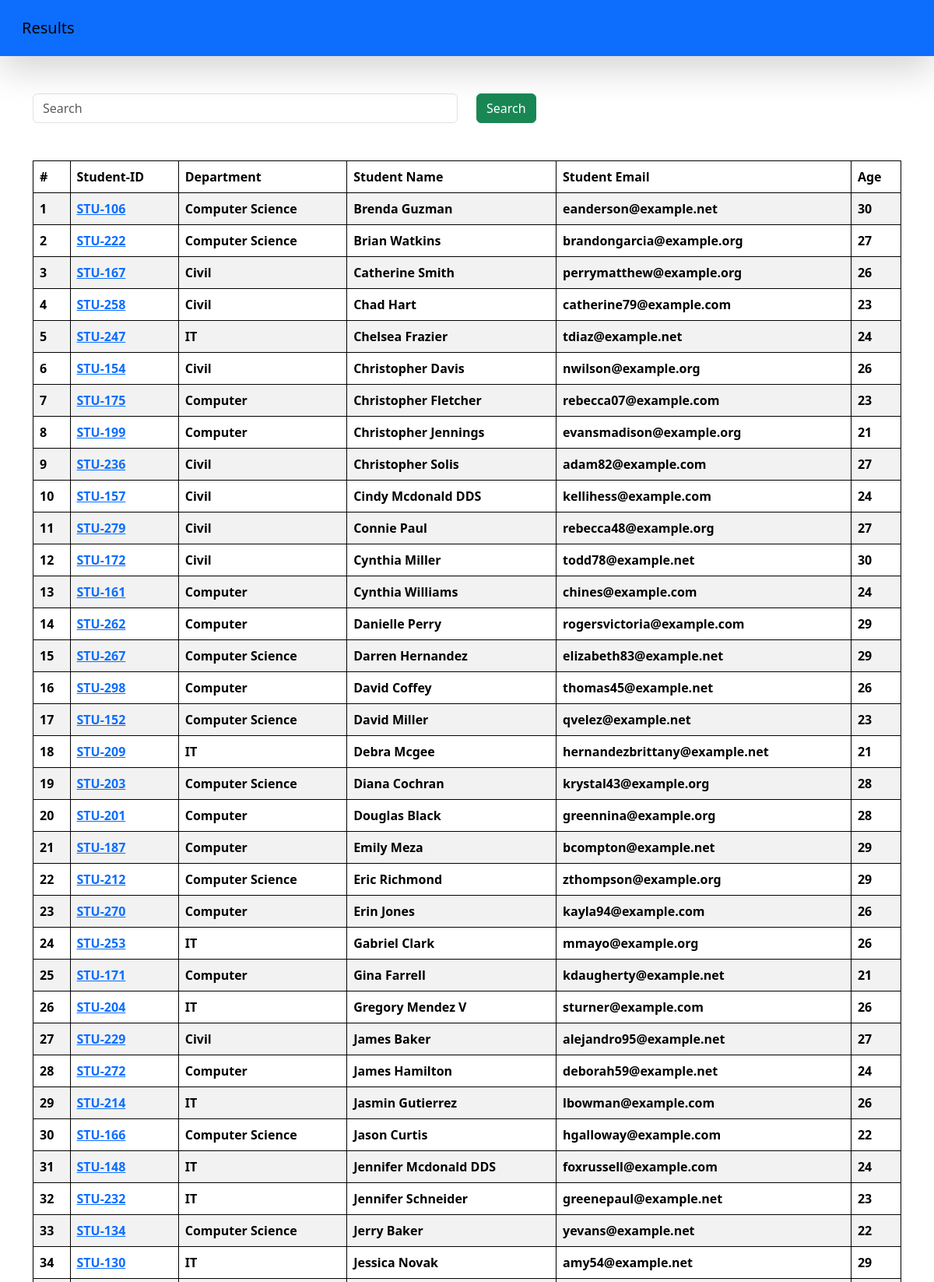
The page /students/ (upper part) on the database its author committed.
### reportcard/models.py (models this page shows, shortened)
class Student(models.Model):
    department = models.ForeignKey(Department,related_name="depart",on_delete=models.CASCADE)
    student_id = models.OneToOneField(StudentID,related_name="studentid",on_delete=models.CASCADE)
    student_name = models.CharField(max_length=100)
    student_email = models.CharField(max_length=100)
    student_age = models.IntegerField(default=18)
    student_address = models.TextField()
    is_deleted = models.BooleanField(default= False)
    objects = StudentManager()
    admin_objects = models.Manager()
    class Meta:
        ordering = ['student_name']
        verbose_name = "student"

class StudentID(models.Model):
    student_id = models.CharField(max_length=100)
    def __str__(self) -> str:
        return self.student_id
    class Meta:
        ordering = ['student_id']

class Department(models.Model):
    department = models.CharField(max_length=100)
    def __str__(self) -> str:
        return self.department
    class Meta:
        ordering = ['department']

### reportcard/views.py (the view, shortened to what this page needs)
# urls.py: path('students/',get_student,name="get_student"),
def get_student(request):
    queryset = Student.objects.all()
    paginator = Paginator(queryset,50) #50 Records on 1 page
    page_number = request.GET.get('page',1)
    page_obj = paginator.get_page(page_number)
    return render(request,'reportcard/students.html',{'queryset' : page_obj})

### reportcard/models.py (called while the page is built)
    def get_queryset(self):
        return super().get_queryset().filter(is_deleted = False)

### reportcard/templates/reportcard/students.html (shortened to what this page needs)
{% extends "reportcard/base.html" %}
{% block start %}
    <div class="container mt-5">
        <form>
            <div class="row mb-5">
                <div class="col md-6">
                    <input class="form-control col-6" type="text" name="search" placeholder="Search">
                </div>
                <div class="col md-6">
                    <button class="btn btn-success">Search</button>
                </div>
            </div>
        </form>
        <table class="table table-striped">
            <thead>
                <tr>
                    <th scope="col">#</th>
                    <th scope="col">Student-ID</th>
                    <th scope="col">Department </th>
                    <th scope="col">Student Name</th>
                    <th scope="col">Student Email</th>
                    <th scope="col">Age</th>
                </tr>
            </thead>
            <tbody>
                {% for student in queryset %}
                    <tr>
                        <th scope="row"> {{ forloop.counter }} </th>
                        <th>
                            <a href="{% url 'get_result' student.student_id %}">
                                {{student.student_id}}
                            </a>
                        </th>
                        <th scope="row"> {{student.department}} </th>
                        <th scope="row"> {{student.student_name }} </th>
                        <th scope="row"> {{student.student_email }} </th>
                        <th scope="row"> {{student.student_age }} </th>
                    </tr>
                {% endfor %}
            </tbody>
        </table>
    </div>
{% endblock %}

### reportcard/templates/reportcard/base.html (style rules this page uses)
table,th,td { border: 1px,solid,black; }

### rows shown on the page
Student: student_id "STU-106", department "Computer Science", student_name "Brenda Guzman", student_email "eanderson@example.net", student_age "30"
Student: student_id "STU-222", department "Computer Science", student_name "Brian Watkins", student_email "brandongarcia@example.org", student_age "27"
Student: student_id "STU-167", department "Civil", student_name "Catherine Smith", student_email "perrymatthew@example.org", student_age "26"
Student: student_id "STU-258", department "Civil", student_name "Chad Hart", student_email "catherine79@example.com", student_age "23"
Student: student_id "STU-247", department "IT", student_name "Chelsea Frazier", student_email "tdiaz@example.net", student_age "24"
Student: student_id "STU-154", department "Civil", student_name "Christopher Davis", student_email "nwilson@example.org", student_age "26"
Student: student_id "STU-175", department "Computer", student_name "Christopher Fletcher", student_email "rebecca07@example.com", student_age "23"
Student: student_id "STU-199", department "Computer", student_name "Christopher Jennings", student_email "evansmadison@example.org", student_age "21"
Student: student_id "STU-236", department "Civil", student_name "Christopher Solis", student_email "adam82@example.com", student_age "27"
Student: student_id "STU-157", department "Civil", student_name "Cindy Mcdonald DDS", student_email "kellihess@example.com", student_age "24"
Student: student_id "STU-279", department "Civil", student_name "Connie Paul", student_email "rebecca48@example.org", student_age "27"
Student: student_id "STU-172", department "Civil", student_name "Cynthia Miller", student_email "todd78@example.net", student_age "30"
Student: student_id "STU-161", department "Computer", student_name "Cynthia Williams", student_email "chines@example.com", student_age "24"
Student: student_id "STU-262", department "Computer", student_name "Danielle Perry", student_email "rogersvictoria@example.com", student_age "29"
Student: student_id "STU-267", department "Computer Science", student_name "Darren Hernandez", student_email "elizabeth83@example.net", student_age "29"
Student: student_id "STU-298", department "Computer", student_name "David Coffey", student_email "thomas45@example.net", student_age "26"
Student: student_id "STU-152", department "Computer Science", student_name "David Miller", student_email "qvelez@example.net", student_age "23"
Student: student_id "STU-209", department "IT", student_name "Debra Mcgee", student_email "hernandezbrittany@example.net", student_age "21"
Student: student_id "STU-203", department "Computer Science", student_name "Diana Cochran", student_email "krystal43@example.org", student_age "28"
Student: student_id "STU-201", department "Computer", student_name "Douglas Black", student_email "greennina@example.org", student_age "28"
Student: student_id "STU-187", department "Computer", student_name "Emily Meza", student_email "bcompton@example.net", student_age "29"
Student: student_id "STU-212", department "Computer Science", student_name "Eric Richmond", student_email "zthompson@example.org", student_age "29"
Student: student_id "STU-270", department "Computer", student_name "Erin Jones", student_email "kayla94@example.com", student_age "26"
Student: student_id "STU-253", department "IT", student_name "Gabriel Clark", student_email "mmayo@example.org", student_age "26"
Student: student_id "STU-171", department "Computer", student_name "Gina Farrell", student_email "kdaugherty@example.net", student_age "21"
Student: student_id "STU-204", department "IT", student_name "Gregory Mendez V", student_email "sturner@example.com", student_age "26"
Student: student_id "STU-229", department "Civil", student_name "James Baker", student_email "alejandro95@example.net", student_age "27"
Student: student_id "STU-272", department "Computer", student_name "James Hamilton", student_email "deborah59@example.net", student_age "24"
Student: student_id "STU-214", department "IT", student_name "Jasmin Gutierrez", student_email "lbowman@example.com", student_age "26"
Student: student_id "STU-166", department "Computer Science", student_name "Jason Curtis", student_email "hgalloway@example.com", student_age "22"
Student: student_id "STU-148", department "IT", student_name "Jennifer Mcdonald DDS", student_email "foxrussell@example.com", student_age "24"
Student: student_id "STU-232", department "IT", student_name "Jennifer Schneider", student_email "greenepaul@example.net", student_age "23"
Student: student_id "STU-134", department "Computer Science", student_name "Jerry Baker", student_email "yevans@example.net", student_age "22"
Student: student_id "STU-130", department "IT", student_name "Jessica Novak", student_email "amy54@example.net", student_age "29"
